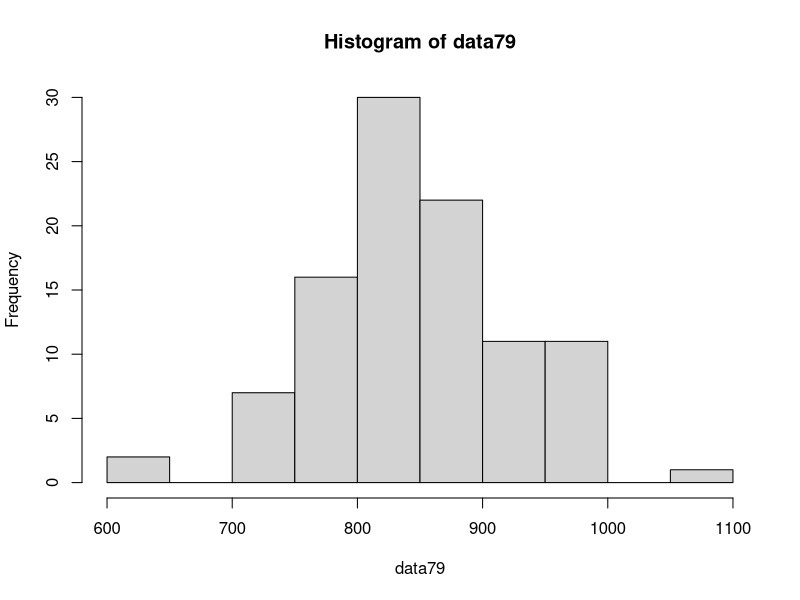
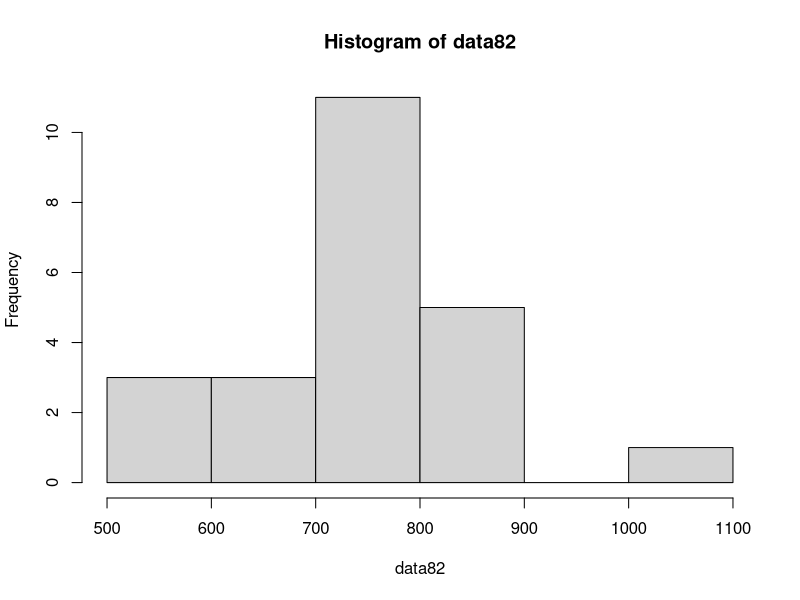

Write the R code that produced these figures, in order.
data79 = read.table("light1879.txt", header=F)
data82 = read.table("light1882.txt", header=F)

data79 = as.matrix(data79)
hist(data79)
data82 = as.matrix(data82)
hist(data82)

error = qnorm(0.975)*sd(data79)/sqrt(length(data79))
left = mean(data79)-error
right = mean(data79)+error
c(left, right)

error = qnorm(0.975)*sd(data82)/sqrt(length(data82))
left = mean(data82)-error
right = mean(data82)+error
c(left, right)

error = qnorm(0.975)*sd(data79)/sqrt(length(data79))
left = median(data79)-error
right = median(data79)+error
c(left, right)

error = qnorm(0.975)*sd(data82)/sqrt(length(data82))
left = median(data82)-error
right = median(data82)+error
c(left, right)